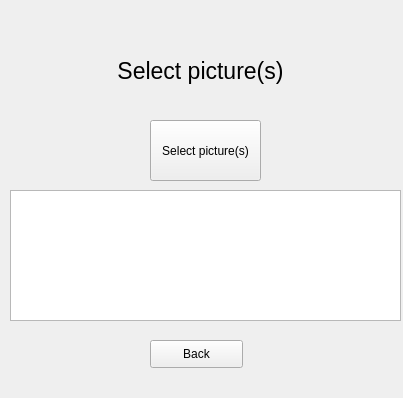
<?xml version="1.0" encoding="UTF-8"?>
<ui version="4.0">
 <class>Form</class>
 <widget class="QWidget" name="Form">
  <property name="geometry">
   <rect>
    <x>0</x>
    <y>0</y>
    <width>403</width>
    <height>398</height>
   </rect>
  </property>
  <property name="windowTitle">
   <string>Form</string>
  </property>
  <widget class="QLabel" name="label">
   <property name="geometry">
    <rect>
     <x>30</x>
     <y>50</y>
     <width>341</width>
     <height>41</height>
    </rect>
   </property>
   <property name="font">
    <font>
     <pointsize>17</pointsize>
    </font>
   </property>
   <property name="text">
    <string>Select picture(s)</string>
   </property>
   <property name="alignment">
    <set>Qt::AlignCenter</set>
   </property>
  </widget>
  <widget class="QPushButton" name="pushButton">
   <property name="geometry">
    <rect>
     <x>150</x>
     <y>340</y>
     <width>93</width>
     <height>28</height>
    </rect>
   </property>
   <property name="text">
    <string>Back</string>
   </property>
  </widget>
  <widget class="QPushButton" name="pushButton_2">
   <property name="geometry">
    <rect>
     <x>150</x>
     <y>120</y>
     <width>111</width>
     <height>61</height>
    </rect>
   </property>
   <property name="text">
    <string>Select picture(s)</string>
   </property>
  </widget>
  <widget class="QListView" name="listView">
   <property name="geometry">
    <rect>
     <x>10</x>
     <y>190</y>
     <width>391</width>
     <height>131</height>
    </rect>
   </property>
  </widget>
 </widget>
 <resources/>
 <connections/>
</ui>
